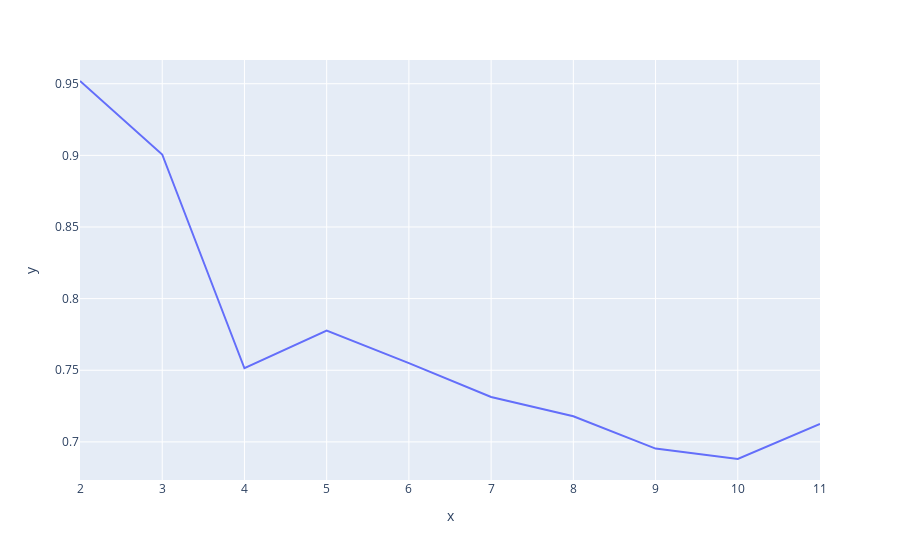

Here is the notebook cell this chart was saved with:
### Code cell
fig = px.line(x=n_clusters, y=silhouette_scores)
fig

### Figure 1 — Plotly figure (JSON) as saved in the notebook; plotly's stock layout.template omitted (floating-point values rounded to 4 significant figures)
{"data": [{"hovertemplate": "x=%{x}<br>y=%{y}<extra></extra>", "legendgroup": "", "line": {"color": "#636efa", "dash": "solid"}, "marker": {"symbol": "circle"}, "mode": "lines", "name": "", "orientation": "v", "showlegend": false, "type": "scatter", "x": [2, 3, 4, 5, 6, 7, 8, 9, 10, 11], "xaxis": "x", "y": [0.9519, 0.9006, 0.7514, 0.7777, 0.755, 0.7314, 0.7179, 0.6953, 0.6881, 0.7126], "yaxis": "y"}], "layout": {"legend": {"tracegroupgap": 0}, "margin": {"t": 60}, "xaxis": {"anchor": "y", "domain": [0, 1], "title": {"text": "x"}}, "yaxis": {"anchor": "x", "domain": [0, 1], "title": {"text": "y"}}}}
